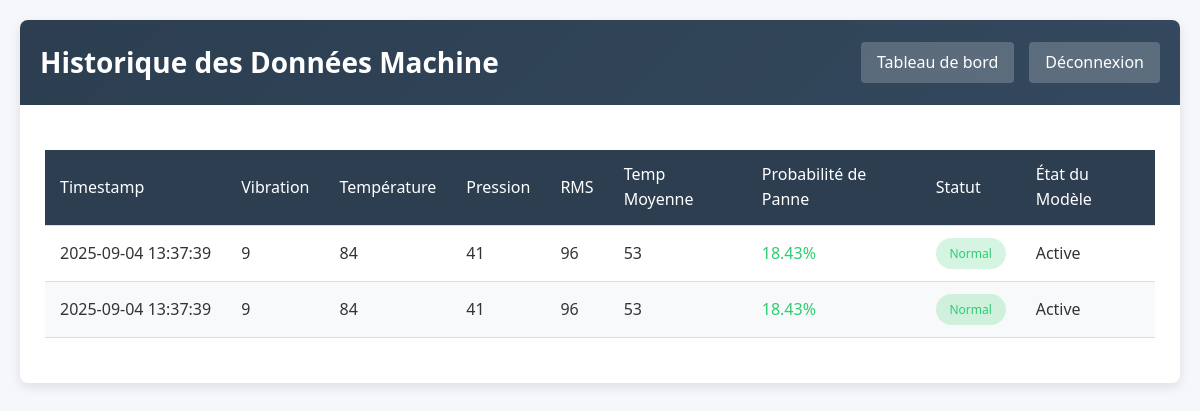
Page /history (signed in) on the earlier database version.
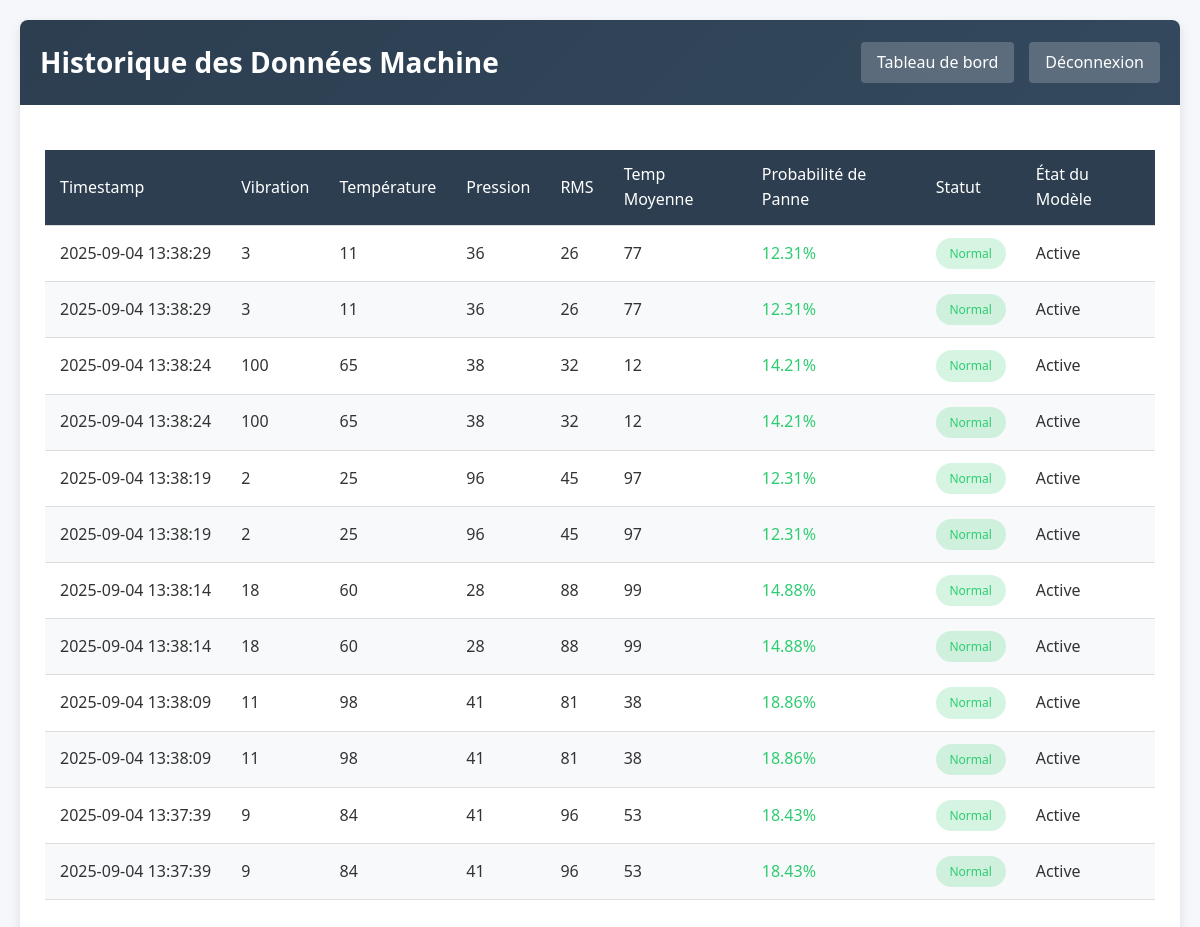
Same page on the later database version.
### tables this page shows
CREATE TABLE machine_history (
            id INTEGER PRIMARY KEY AUTOINCREMENT,
            timestamp REAL,
            vibration INTEGER,
            temperature INTEGER,
            pressure INTEGER,
            rms INTEGER,
            mean_temp INTEGER,
            fault_probability REAL,
            is_fault BOOLEAN,
            model_status TEXT
        );

### app.py (the view)
    def wrap(*args, **kwargs):
        if 'username' not in session:
            return redirect(url_for('login'))
        return f(*args, **kwargs)

### app.py (called while the page is built)
def login_required(f):
    def wrap(*args, **kwargs):
        if 'username' not in session:
            return redirect(url_for('login'))
        return f(*args, **kwargs)
    wrap.__name__ = f.__name__
    return wrap

### templates/history.html (shortened to what this page needs)
<!DOCTYPE html>
<html lang="fr">
<head>
</head>
<body>
    <div class="container">
        <header>
            <div class="header-content">
                <h1>Historique des Données Machine</h1>
                <div class="nav">
                    <a href="/">Tableau de bord</a>
                    <a href="/logout">Déconnexion</a>
                </div>
            </div>
        </header>
        <div class="table-container">
            {% if history %}
            <table>
                <thead>
                    <tr>
                        <th>Timestamp</th>
                        <th>Vibration</th>
                        <th>Température</th>
                        <th>Pression</th>
                        <th>RMS</th>
                        <th>Temp Moyenne</th>
                        <th>Probabilité de Panne</th>
                        <th>Statut</th>
                        <th>État du Modèle</th>
                    </tr>
                </thead>
                <tbody>
                    {% for entry in history %}
                    {% set probability = (entry.ml_prediction.fault_probability * 100) | round(2) %}
                    {% set prob_class = "high-prob" if probability > 70 else "medium-prob" if probability > 30 else "low-prob" %}
                    <tr>
                        <td class="timestamp-cell">
                            {% if entry.timestamp is number %}
                                {{ entry.timestamp | datetimeformat }}
                            {% else %}
                                {{ entry.timestamp }}
                            {% endif %}
                        </td>
                        <td>{{ entry.parametres_machine[0] }}</td>
                        <td>{{ entry.parametres_machine[1] }}</td>
                        <td>{{ entry.parametres_machine[2] }}</td>
                        <td>{{ entry.parametres_machine[3] }}</td>
                        <td>{{ entry.parametres_machine[4] }}</td>
                        <td class="probability-cell {{ prob_class }}">{{ probability }}%</td>
                        <td>
                            <span class="status-badge {% if entry.ml_prediction.is_fault %}status-fault{% else %}status-normal{% endif %}">
                                {% if entry.ml_prediction.is_fault %}Panne{% else %}Normal{% endif %}
                            </span>
                        </td>
                        <td>{{ entry.ml_prediction.model_status }}</td>
                    </tr>
                    {% endfor %}
                </tbody>
            </table>
            {% else %}
            <div class="no-data">
                <p>Aucune donnée historique disponible pour le moment.</p>
                <p>Les données apparaitront ici une fois que le système commencera à recevoir des données MQTT.</p>
            </div>
            {% endif %}
        </div>
    </div>
</body>
</html>

### templates/history.html (style rules this page uses)
:root { --primary: #2c3e50; --secondary: #3498db; --success: #2ecc71; --danger: #e74c3c; --warning: #f39c12; --light: #ecf0f1; --dark: #34495e; --gray: #7f8c8d; }
* { margin: 0; padding: 0; box-sizing: border-box; }
body { font-family: 'Segoe UI', Tahoma, Geneva, Verdana, sans-serif; background-color: #f5f7fa; color: #333; line-height: 1.6; padding: 20px; }
.container { max-width: 1400px; margin: 0 auto; background-color: white; border-radius: 8px; box-shadow: 0 4px 12px rgba(0, 0, 0, 0.1); overflow: hidden; }
header { background: linear-gradient(135deg, var(--primary) 0%, var(--dark) 100%); color: white; padding: 20px; }
.header-content { display: flex; justify-content: space-between; align-items: center; }
h1 { font-size: 28px; font-weight: 600; }
.nav { display: flex; gap: 15px; }
.nav a { color: white; text-decoration: none; padding: 8px 16px; border-radius: 4px; background-color: rgba(255, 255, 255, 0.2); transition: background-color 0.3s; }
.table-container { padding: 25px; overflow-x: auto; }
table { width: 100%; border-collapse: collapse; margin: 20px 0; min-width: 1000px; }
th, td { padding: 12px 15px; text-align: left; border-bottom: 1px solid #ddd; }
th { background-color: var(--primary); color: white; position: sticky; top: 0; font-weight: 500; }
tr:nth-child(even) { background-color: #f8f9fa; }
.status-badge { padding: 6px 12px; border-radius: 20px; font-size: 12px; font-weight: 500; display: inline-block; text-align: center; min-width: 70px; }
.status-normal { background-color: rgba(46, 204, 113, 0.2); color: var(--success); }
.probability-cell { font-weight: 500; }
.low-prob { color: var(--success); }
.timestamp-cell { white-space: nowrap; }

Differences in the rows shown:
added machine_history: timestamp "2025-09-04 13:38:29", vibration "3", temperature "11", pressure "36", rms "26", mean_temp "77", probability "12.31", is_fault "Normal", ml_prediction.model_status "Active"
added machine_history: timestamp "2025-09-04 13:38:29", vibration "3", temperature "11", pressure "36", rms "26", mean_temp "77", probability "12.31", is_fault "Normal", ml_prediction.model_status "Active"
added machine_history: timestamp "2025-09-04 13:38:24", vibration "100", temperature "65", pressure "38", rms "32", mean_temp "12", probability "14.21", is_fault "Normal", ml_prediction.model_status "Active"
added machine_history: timestamp "2025-09-04 13:38:24", vibration "100", temperature "65", pressure "38", parametres_machine "32", mean_temp "12", probability "14.21", is_fault "Normal", ml_prediction.model_status "Active"
added machine_history: timestamp "2025-09-04 13:38:19", vibration "2", temperature "25", pressure "96", rms "45", mean_temp "97", probability "12.31", is_fault "Normal", ml_prediction.model_status "Active"
added machine_history: timestamp "2025-09-04 13:38:19", vibration "2", temperature "25", pressure "96", rms "45", mean_temp "97", probability "12.31", is_fault "Normal", ml_prediction.model_status "Active"
added machine_history: timestamp "2025-09-04 13:38:14", vibration "18", temperature "60", pressure "28", rms "88", mean_temp "99", probability "14.88", is_fault "Normal", ml_prediction.model_status "Active"
added machine_history: timestamp "2025-09-04 13:38:14", vibration "18", temperature "60", parametres_machine "28", rms "88", mean_temp "99", probability "14.88", is_fault "Normal", ml_prediction.model_status "Active"
added machine_history: timestamp "2025-09-04 13:38:09", vibration "11", temperature "98", pressure "41", rms "81", mean_temp "38", probability "18.86", is_fault "Normal", ml_prediction.model_status "Active"
added machine_history: timestamp "2025-09-04 13:38:09", vibration "11", temperature "98", pressure "41", rms "81", mean_temp "38", probability "18.86", is_fault "Normal", ml_prediction.model_status "Active"
